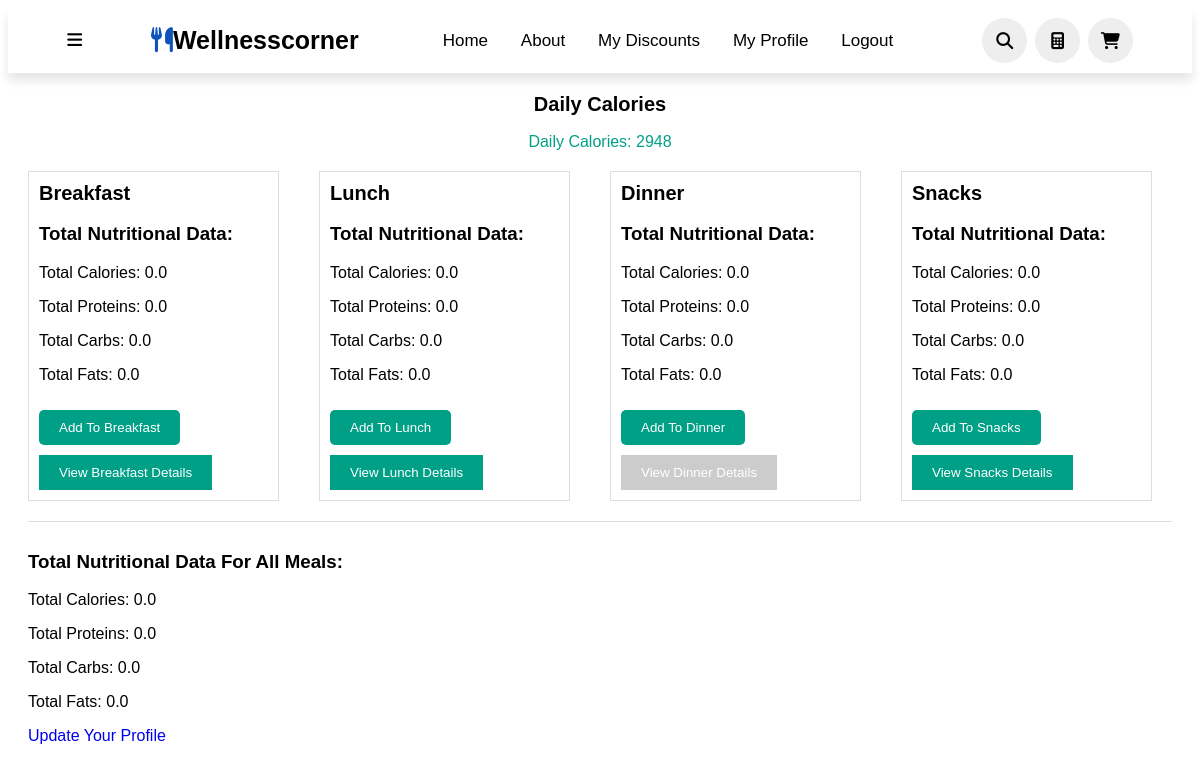
/calculator/ (signed in), run on an earlier commit of the app's database.
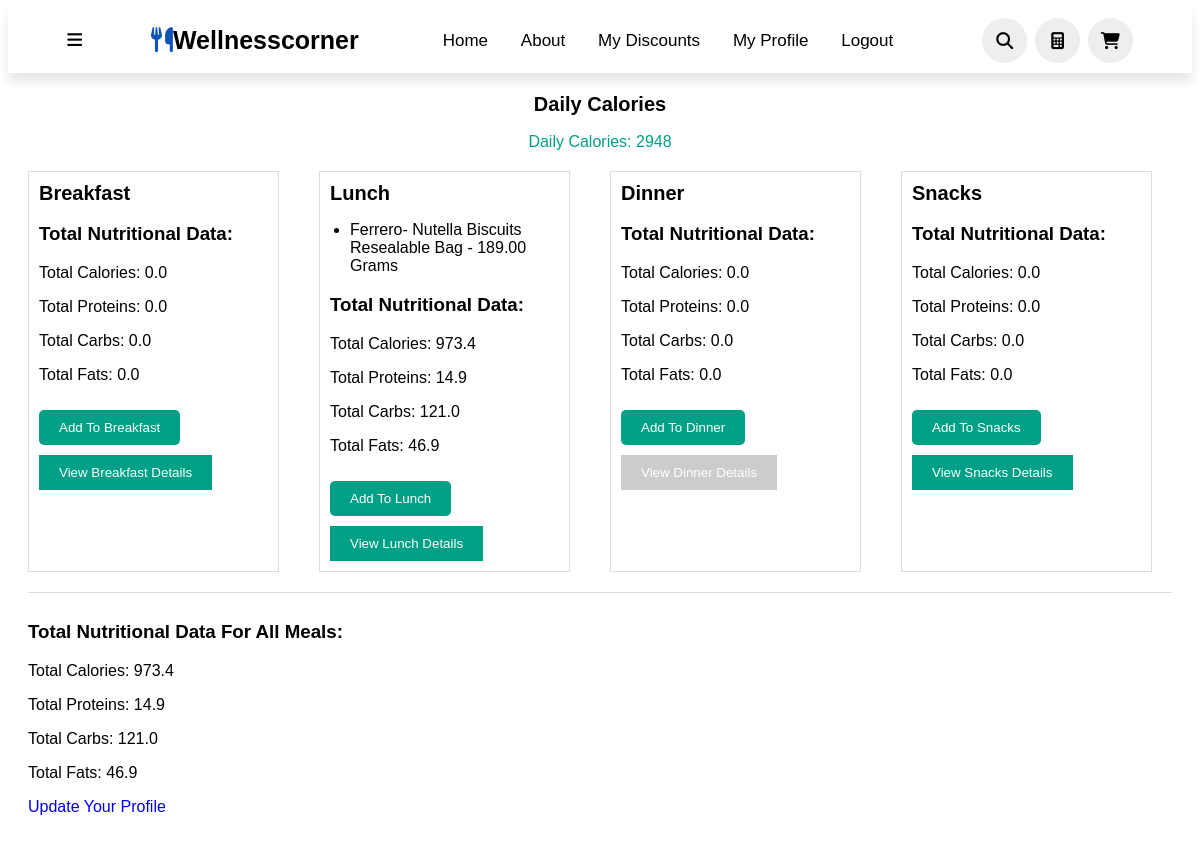
And on a later commit of the database.
### WellnessCorner/models.py (models this page shows, shortened)
class MealApiProduct(models.Model):
    meal = models.ForeignKey(Meal, on_delete=models.CASCADE)
    api_product = models.ForeignKey(ApiProduct, on_delete=models.CASCADE)
    quantity_grams = models.DecimalField(max_digits=10, decimal_places=2)
    user = models.ForeignKey(settings.AUTH_USER_MODEL, on_delete=models.CASCADE, null=True, blank=True)
    kcal_per_100g = models.DecimalField(max_digits=10, decimal_places=2)
    protein_per_100g = models.DecimalField(max_digits=10, decimal_places=2)
    carbs_per_100g = models.DecimalField(max_digits=10, decimal_places=2)
    fats_per_100g = models.DecimalField(max_digits=10, decimal_places=2)

class ApiProduct(models.Model):
    PRODUCT_TYPES = (
        ('None', 'None'),
        ('lactate', 'Lactate'),
        ('carne', 'Carne'),
        ('legume', 'Legume'),
        ('fructe', 'Fructe'),
    )
    product_name = models.CharField(max_length=100)
    brands = models.CharField(max_length=100)
    quantity = models.CharField(max_length=50)
    categories = models.CharField(max_length=200)
    image = models.ImageField(upload_to='api_product_images/', null=True, blank=True)  # Field to store image
    kcal_per_100g = models.DecimalField(max_digits=10, decimal_places=2, null=True, blank=True, default=None)
    protein_per_100g = models.DecimalField(max_digits=10, decimal_places=2, null=True, blank=True, default=None)
    carbs_per_100g = models.DecimalField(max_digits=10, decimal_places=2, null=True, blank=True, default=None)
    fats_per_100g = models.DecimalField(max_digits=10, decimal_places=2, null=True, blank=True, default=None)
    sugars_per_100g = models.DecimalField(max_digits=10, decimal_places=2, null=True, blank=True)  # Add sugar field
    sodium_per_100g = models.DecimalField(max_digits=10, decimal_places=2, null=True, blank=True)  # Add sodium field
    saturated_fats_per_100g = models.DecimalField(max_digits=10, decimal_places=2, null=True, blank=True)  # Add saturated fats field
    price = models.DecimalField(max_digits=10, decimal_places=2, null=True, blank=True)  # Add price field
    product_type = models.CharField(max_length=20, choices=PRODUCT_TYPES, default='None')
    user_rating = models.DecimalField(max_digits=3, decimal_places=1, null=True, blank=True)
    total_ratings = models.IntegerField(default=0)
    rated_by = models.ManyToManyField(User, through='ApiProductRating')
    allergies = models.TextField(null=True, blank=True)  # Field to store allergies as JSON string
    nutriscore = models.CharField(max_length=1, null=True, blank=True)

### WellnessCorner/views.py (the view)
# urls.py: path('calculator/', views.calculator, name='calculator'),  # Add this line
@login_required
def calculator(request):
    user = request.user
    try:
        user_profile = user.userprofile
    except UserProfile.DoesNotExist:
        return redirect('create_profile')
    if user_profile.gender == 'male':
        bmr = 88.362 + (13.397 * float(user_profile.weight)) + (4.799 * float(user_profile.height)) - (5.677 * float(user_profile.age))
    else:  # Female
        bmr = 447.593 + (9.247 * float(user_profile.weight)) + (3.098 * float(user_profile.height)) - (4.330 * float(user_profile.age))
    activity_levels = {
        'sedentary': 1.2,
        'lightly_active': 1.375,
        'moderately_active': 1.55,
        'very_active': 1.725,
        'extra_active': 1.9
    }
    adjusted_bmr = bmr * activity_levels[user_profile.activity_level]
    if user_profile.goal == 'cut':
        daily_calories = adjusted_bmr - 500  # Deficit of 500 calories per day for cutting
    elif user_profile.goal == 'bulk':
        daily_calories = adjusted_bmr + 500  # Surplus of 500 calories per day for bulking
    else:  # Maintain
        daily_calories = adjusted_bmr  # Maintain current weight
    user_profile.daily_calories = daily_calories
    user_profile.save()
    breakfast = Meal.objects.filter(meal_type='Breakfast', user=user).first()
    lunch = Meal.objects.filter(meal_type='Lunch', user=user).first()
    dinner = Meal.objects.filter(meal_type='Dinner', user=user).first()
    snacks = Meal.objects.filter(meal_type='Snacks', user=user).first()
    breakfast_products = MealProduct.objects.filter(meal__meal_type='Breakfast', meal__user=user)
    lunch_products = MealProduct.objects.filter(meal__meal_type='Lunch', meal__user=user)
    dinner_products = MealProduct.objects.filter(meal__meal_type='Dinner', meal__user=user)
    snacks_products = MealProduct.objects.filter(meal__meal_type='Snacks', meal__user=user)
    breakfast_api_products = MealApiProduct.objects.filter(meal__meal_type='Breakfast', meal__user=user)
    lunch_api_products = MealApiProduct.objects.filter(meal__meal_type='Lunch', meal__user=user)
    dinner_api_products = MealApiProduct.objects.filter(meal__meal_type='Dinner', meal__user=user)
    snacks_api_products = MealApiProduct.objects.filter(meal__meal_type='Snacks', meal__user=user)
    breakfast_total = calculate_total_nutritional_data(breakfast, breakfast_products, breakfast_api_products)
    lunch_total = calculate_total_nutritional_data(lunch, lunch_products, lunch_api_products)
    dinner_total = calculate_total_nutritional_data(dinner, dinner_products, dinner_api_products)
    snacks_total = calculate_total_nutritional_data(snacks, snacks_products, snacks_api_products)
    total_all_meals = {
        'total_calories': breakfast_total['total_calories'] + lunch_total['total_calories'] +
                          dinner_total['total_calories'] + snacks_total['total_calories'],
        'total_proteins': breakfast_total['total_proteins'] + lunch_total['total_proteins'] +
                          dinner_total['total_proteins'] + snacks_total['total_proteins'],
        'total_carbs': breakfast_total['total_carbs'] + lunch_total['total_carbs'] +
                       dinner_total['total_carbs'] + snacks_total['total_carbs'],
        'total_fats': breakfast_total['total_fats'] + lunch_total['total_fats'] +
                      dinner_total['total_fats'] + snacks_total['total_fats']
    }
    calories_class = 'neutral'
    if user_profile.goal == 'cut':
     if total_all_meals['total_calories'] < user_profile.daily_calories:
        calories_class = 'good'
     else:
        calories_class = 'bad'
    elif user_profile.goal == 'bulk':
     if total_all_meals['total_calories'] > user_profile.daily_calories:
        calories_class = 'good'
     else:
        calories_class = 'bad'
    context = {
        'breakfast': breakfast,
        'lunch': lunch,
        'dinner': dinner,
        'snacks': snacks,
        'breakfast_products': breakfast_products,
        'lunch_products': lunch_products,
        'dinner_products': dinner_products,
        'snacks_products': snacks_products,
        'breakfast_api_products': breakfast_api_products,
        'lunch_api_products': lunch_api_products,
        'dinner_api_products': dinner_api_products,
        'snacks_api_products': snacks_api_products,
        'breakfast_total': breakfast_total,
        'lunch_total': lunch_total,
        'dinner_total': dinner_total,
        'snacks_total': snacks_total,
        'total_all_meals': total_all_meals,
        'daily_calories': daily_calories,
        'calories_class': calories_class,
    }
    print("Calories class:", calories_class)
    return render(request, 'calculator.html', context)

### templates/calculator.html (shortened to what the changed rows need)
{% load static %}
<!DOCTYPE html>
<html lang="en">
<head>
    <link rel="stylesheet" href="{% static 'calculator.css' %}">
</head>
<body>
    <div class="myfitnesspal">
        <div class="main">
            <div class="daily-calories-container">
                <h2 class="meal-title">Daily Calories</h2>
            </div>
            <div class="meals-container">
                <div class="meal-summary">
                    <h2 class="meal-title">Breakfast</h2>
                </div>
                <div class="meal-summary">
                    <h2 class="meal-title">Lunch</h2>
                    <ul class="meal-list">
                        {% for meal_api_product in lunch_api_products %}
                            <li>{{ meal_api_product.api_product.product_name }} - {{ meal_api_product.quantity_grams }} grams</li>
                        {% endfor %}
                    </ul>
                    <div class="nutritional-data">
                        <h3>Total Nutritional Data:</h3>
                        <p>Total Calories: {{ lunch_total.total_calories|floatformat:"1" }}</p>
                        <p>Total Proteins: {{ lunch_total.total_proteins|floatformat:"1" }}</p>
                        <p>Total Carbs: {{ lunch_total.total_carbs|floatformat:"1" }}</p>
                        <p>Total Fats: {{ lunch_total.total_fats|floatformat:"1" }}</p>
                    </div>
                </div>
                <div class="meal-summary">
                    <h2 class="meal-title">Dinner</h2>
                </div>
                <div class="meal-summary">
                    <h2 class="meal-title">Snacks</h2>
                </div>
            </div>
            <div class="total-summary">
                <h3>Total Nutritional Data for all Meals:</h3>
                <p>Total Calories: {{ total_all_meals.total_calories|floatformat:"1" }}</p>
                <p>Total Proteins: {{ total_all_meals.total_proteins|floatformat:"1" }}</p>
                <p>Total Carbs: {{ total_all_meals.total_carbs|floatformat:"1" }}</p>
                <p>Total Fats: {{ total_all_meals.total_fats|floatformat:"1" }}</p>
                <a href="{% url 'myprofile' %}">Update your profile</a>
            </div>
        </div>
    </div>
</body>
</html>

What changed in the data, as far as the page shows it:
added MealApiProduct: api_product.product_name "Ferrero- Nutella Biscuits Resealable Bag", quantity_grams "189.00"
Also different on the page:
{{ lunch_total.total_calories|floatformat:"1" }}: "0.0" → "973.4"
{{ lunch_total.total_proteins|floatformat:"1" }}: "0.0" → "14.9"
{{ lunch_total.total_carbs|floatformat:"1" }}: "0.0" → "121.0"
{{ lunch_total.total_fats|floatformat:"1" }}: "0.0" → "46.9"
{{ total_all_meals.total_calories|floatformat:"1" }}: "0.0" → "973.4"
{{ total_all_meals.total_proteins|floatformat:"1" }}: "0.0" → "14.9"
{{ total_all_meals.total_carbs|floatformat:"1" }}: "0.0" → "121.0"
{{ total_all_meals.total_fats|floatformat:"1" }}: "0.0" → "46.9"
